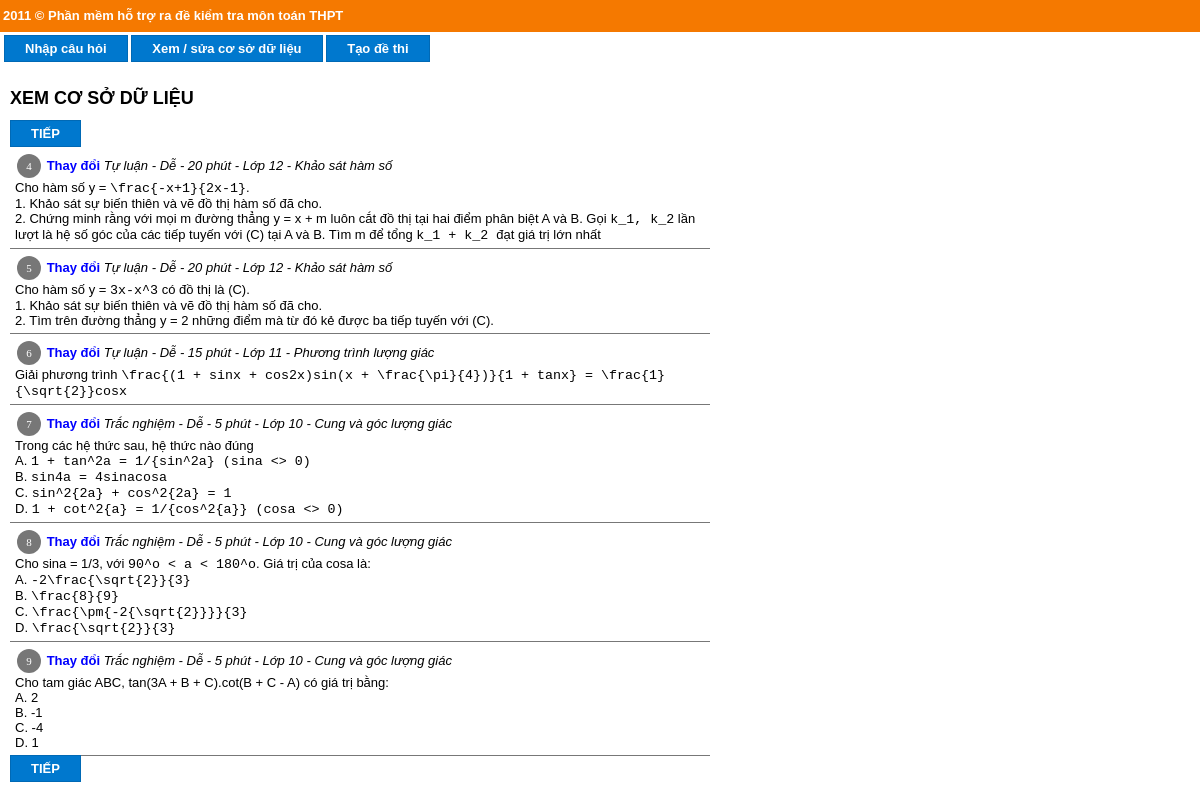
The page /view.php on the database its author committed.
### tables this page shows
CREATE TABLE IF NOT EXISTS `question` (
  `id` int(11) NOT NULL AUTO_INCREMENT,
  `type` smallint(1) DEFAULT NULL,
  `grade` smallint(2) DEFAULT NULL,
  `estimate` smallint(2) DEFAULT NULL,
  `difficulty` smallint(1) DEFAULT NULL,
  `category` varchar(50) NOT NULL,
  `content` text,
  `answer` text NOT NULL,
  PRIMARY KEY (`id`)
);

### view.php (the view, shortened to what this page needs)
		<h1>XEM CƠ SỞ DỮ LIỆU</h1>
		<div>
		<?php
		$__TYPE = array(0 => "Tự luận", 1 => "Trắc nghiệm");
		$__DIFFICULTY = array(0 => "Dễ", 1 => "Trung bình", 2 => "Khó");
		$id = isset($_GET['id']) ? $_GET['id'] : 0;
		$n = isset($_GET['n']) ? $_GET['n'] : 10;
		$r = mysql_query("SELECT MAX(id) AS maxid FROM question");
		$row = mysql_fetch_assoc($r);
		$maxid = $row['maxid'];
		$next = ($id + $n) > $maxid ? "" : sprintf("<a class='button' href='view.php?n=%d&id=%d'>TIẾP</a>", $n, $id + $n);
		$back = ($id == 0 ? "" : sprintf("<a class='button' href='view.php?n=%d&id=%d'>TRƯỚC</a>", $n, $id - $n));
		echo "<div>$back $next</div>";
		$sql = sprintf("SELECT * FROM question WHERE id >= $id AND id < %d ORDER BY id ", $id + $n);
		$r = mysql_query($sql);
		while ($row = mysql_fetch_object($r)) {
			?>
			<div class="q">
				<div class="meta"><div class="no"><?=$row->id?></div> <a href="edit.php?id=<?=$row->id?>">Thay đổi</a>
					<?=$__TYPE[$row->type]?>
					- <?=$__DIFFICULTY[$row->difficulty]?> - <?=$row->estimate?> phút
					- Lớp <?=$row->grade?> - <?=$row->category?>
				</div>
				<div><?=nl2br($row->content)?></div>
			</div>
			<?php
		}
		echo "<div>$back $next</div>";
		?>
		</div>
		</div>
	</div>
</body>
</html>

### style.css (style rules this page uses)
#wrapper { display: block; }
body { background-repeat: none; background-attachment:fixed; background-image: url(http://noitru.net/uploads/bavi.jpg); background-position: right bottom; padding-top: 0px; background-repeat:no-repeat; }
#header { height: 26px; line-height: 26px; background-color: #f57900; color: #fff; font-weight: bold; padding: 3px; }
#body { padding: 10px; }
h1 { font-size: 18px; font-weight: bold; }
* { font: 13px Arial; }
a { text-decoration: none; color: blue; font-weight: bold; }
.no , .no a { color: #777; font: 11px Verdana; }
#wrapper { min-height: 400px; }
#nav a, .button { text-decoration: none; padding: 5px 20px 5px 20px; background-color: #0078CE; color: white; border: solid 1px #0069B5; line-height: 26px; }
.q { font: 13pt "Times New Roman"; padding: 5px; border-bottom: solid 1px #777; }
m { font: 10pt "Courier New"; }
.meta { font-style: italic; }
.no { display: inline-block; background-color: #777; color: #fff; padding: 2px; margin: 2px; width: 20px; height: 20px; border-radius: 15px; text-align: center; line-height: 20px; }
body { padding: 0; margin: 0; width: 100%; }
#body { min-height: 500px; }
#bar { padding: 4px; }

### view.php (style rules this page uses)
#body { width: 700px; }

### rows shown on the page
question: id "4", type "Tự luận", difficulty "Dễ", estimate "20", grade "12", category "Khảo sát hàm số", content "Cho hàm số y = \\frac{-x+1}{2x-1} . 1. Khảo sát sự biến thiên và vẽ đồ thị hàm số đã cho. 2. Chứng minh rằng với mọi m đường thẳng y = x + m luôn cắt đồ thị tại hai điểm phân biệt A và B. Gọi k_1, k_2 lần lượt là hệ số góc của các tiếp tuyến với (C) tại A và B. Tìm m để tổng k_1 + k_2 đạt giá trị lớn nhất"
question: id "5", type "Tự luận", difficulty "Dễ", estimate "20", grade "12", category "Khảo sát hàm số", content "Cho hàm số y = 3x-x^3 có đồ thị là (C). 1. Khảo sát sự biến thiên và vẽ đồ thị hàm số đã cho. 2. Tìm trên đường thẳng y = 2 những điểm mà từ đó kẻ được ba tiếp tuyến với (C)."
question: id "6", type "Tự luận", difficulty "Dễ", estimate "15", grade "11", category "Phương trình lượng giác", content "Giải phương trình \\frac{(1 + sinx + cos2x)sin(x + \\frac{\\pi}{4})}{1 + tanx} = \\frac{1}{\\sqrt{2}}cosx"
question: id "7", type "Trắc nghiệm", difficulty "Dễ", estimate "5", grade "10", category "Cung và góc lượng giác", content "Trong các hệ thức sau, hệ thức nào đúng A. 1 + tan^2a = 1/{sin^2a} (sina <> 0) B. sin4a = 4sinacosa C. sin^2{2a} + cos^2{2a} = 1 D. 1 + cot^2{a} = 1/{cos^2{a}} (cosa <> 0)"
question: id "8", type "Trắc nghiệm", difficulty "Dễ", estimate "5", grade "10", category "Cung và góc lượng giác", content "Cho sina = 1/3, với 90^o < a < 180^o . Giá trị của cosa là: A. -2\\frac{\\sqrt{2}}{3} B. \\frac{8}{9} C. \\frac{\\pm{-2{\\sqrt{2}}}}{3} D. \\frac{\\sqrt{2}}{3}"
question: id "9", type "Trắc nghiệm", difficulty "Dễ", estimate "5", grade "10", category "Cung và góc lượng giác", content "Cho tam giác ABC, tan(3A + B + C).cot(B + C - A) có giá trị bằng: A. 2 B. -1 C. -4 D. 1"

### other values the page prints
$next "TIẾP"
